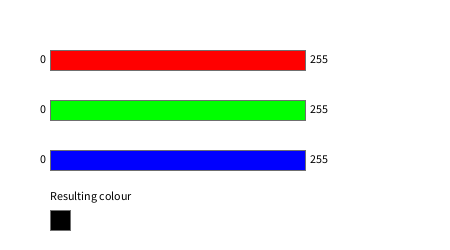
Frame 1 (no input)
Frame 60 (the mouse pressed at the canvas centre just before this capture): identical to frame 1, image omitted
Frame 120 (the mouse held since frame 60 and released just before this capture): identical to frame 1, image omitted

The Processing sketch that drew this single still picture (run headless with seeded random() and noise(); from frame 60 on, the mouse is pressed at the canvas centre):

// Processing sketch: processing_153960
// ── processing_153960.pde

  int selectedRed = 0;
  int selectedGreen = 0;
  int selectedBlue = 0;
  
  int boxHeight = 20;
  int boxWidth = 255;
  
  int boxX = 50;
  int redBoxY = 50;
  int greenBoxY = 100;
  int blueBoxY = 150;
  
void setup()
{
  size(450, 250);
  background(255);
  stroke(111);
  
  // red box
  fill(255,0,0);
  rect(boxX, redBoxY, boxWidth, boxHeight);
  fill(0);
  text("0", boxX-10, redBoxY+13);
  text("255", boxX+boxWidth+5, redBoxY+13);
    
  // green box
  fill(0,255,0);
  rect(boxX, greenBoxY, boxWidth, boxHeight); 
  fill(0);
  text("0", boxX-10, greenBoxY+13);
  text("255", boxX+boxWidth+5, greenBoxY+13);
  
  // blued box
  fill(0,0,255);
  rect(boxX, blueBoxY, boxWidth, boxHeight); 
  fill(0);
  text("0", boxX-10, blueBoxY+13);
  text("255", boxX+boxWidth+5, blueBoxY+13);
  
  stroke(111);
  fill(selectedRed,selectedGreen,selectedBlue);
  rect(boxX, height-40, 20, 20);
  fill(0);
  text("Resulting colour", boxX, height-50); 
}

void draw() {}

void mousePressed()
{
  fill(255);
  stroke(255);
  // Check if red box was selected
  if (mouseX > boxX && mouseX < boxX+boxWidth && 
  mouseY > redBoxY && mouseY < redBoxY+boxHeight) {     
    fill(255); // Override previous text with white
    rect(boxX+boxWidth+70,  redBoxY+3, 30, 10);  
    selectedRed = mouseX-boxX;
    fill(0);
    text(selectedRed, boxX+boxWidth+70, redBoxY+13);  
    println("red box selected");
  } 
  
 // Check if green box was selected 
  if (mouseX > boxX && mouseX < boxX+boxWidth && 
  mouseY > greenBoxY && mouseY < greenBoxY+boxHeight) {     
    fill(255); // Override previous text with white
    rect(boxX+boxWidth+70,  greenBoxY+3, 30, 10);  
    selectedGreen = mouseX-boxX;
    fill(0);   
    text(selectedGreen, boxX+boxWidth+70, greenBoxY+13);  
    println("green box selected");
  }  
   
   // Check if blue box was selected 
  if (mouseX > boxX && mouseX < boxX+boxWidth && 
  mouseY > blueBoxY && mouseY < blueBoxY+boxHeight) {     
    fill(255); // Override previous text with white
    rect(boxX+boxWidth+70,  blueBoxY+3, 30, 10);  
    selectedBlue = mouseX-boxX;
    fill(0);
    text(selectedBlue, boxX+boxWidth+70, blueBoxY+13);  
    println("blue box selected");
  }  
  
  stroke(111);
  fill(selectedRed,selectedGreen,selectedBlue);
  rect(boxX, height-40, 20, 20);
}
